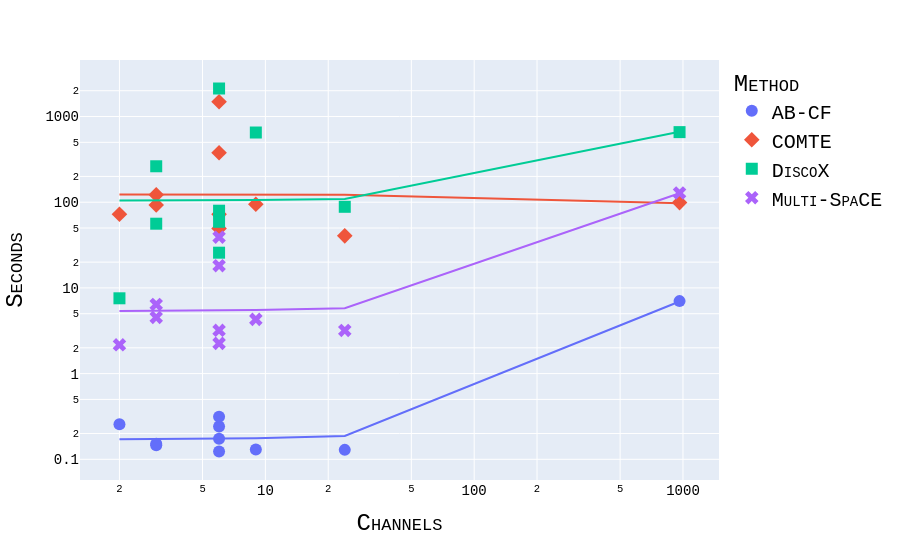

The code cell stored with this chart in its notebook:
### Code cell
config = {
  'toImageButtonOptions': {
    'format': 'png', # one of png, svg, jpeg, webp
    'filename': 'multivariate_times_channels',
    'height': 400,
    'width': 1200,
    'scale':9 # Multiply title/legend/axis/canvas sizes by this factor
  }
}

fig = px.scatter(
    times_df.groupby(["dataset", "Method"]).mean().reset_index(), 
    x="Channels", y="Seconds", color="Method", 
    symbol="Method", trendline="ols", 
    trendline_options=dict(log_y=True), log_x=True, log_y=True
)
fig.update_traces(marker={'size': 12})
fig.update_layout(
    yaxis = dict(tickfont = dict(size=14)),
    xaxis = dict(tickfont = dict(size=14)),
    font=dict(
            family="Courier New, monospace",
            size=20,
            color="black",
            variant="small-caps",
        )
)
fig.show(config=config)
fig.write_html("img_multivariate_times_channels.html")

### Figure 1 — Plotly figure (JSON) as saved in the notebook; plotly's stock layout.template omitted (floating-point values rounded to 4 significant figures)
{"data": [{"hovertemplate": "Method=AB-CF<br>Channels=%{x}<br>Seconds=%{y}<extra></extra>", "legendgroup": "AB-CF", "marker": {"color": "#636efa", "size": 12, "symbol": "circle"}, "mode": "markers", "name": "AB-CF", "orientation": "v", "showlegend": true, "type": "scatter", "x": [9, 6, 6, 3, 24, 963, 2, 6, 6, 3], "xaxis": "x", "y": [0.1298, 0.1742, 0.2417, 0.1516, 0.1289, 7.014, 0.2563, 0.1234, 0.3132, 0.1462], "yaxis": "y"}, {"hovertemplate": "<b>OLS trendline</b><br>log10(Seconds) = 0.00167247 * Channels + -0.768376<br>R<sup>2</sup>=0.923859<br><br>Method=AB-CF<br>Channels=%{x}<br>Seconds=%{y} <b>(trend)</b><extra></extra>", "legendgroup": "AB-CF", "marker": {"color": "#636efa", "size": 12, "symbol": "circle"}, "mode": "lines", "name": "AB-CF", "showlegend": false, "type": "scatter", "x": [2, 3, 3, 6, 6, 6, 6, 9, 24, 963], "xaxis": "x", "y": [0.1718, 0.1724, 0.1724, 0.1744, 0.1744, 0.1744, 0.1744, 0.1765, 0.187, 6.954], "yaxis": "y"}, {"hovertemplate": "Method=COMTE<br>Channels=%{x}<br>Seconds=%{y}<extra></extra>", "legendgroup": "COMTE", "marker": {"color": "#EF553B", "size": 12, "symbol": "diamond"}, "mode": "markers", "name": "COMTE", "orientation": "v", "showlegend": true, "type": "scatter", "x": [9, 6, 6, 3, 24, 963, 2, 6, 6, 3], "xaxis": "x", "y": [94.9, 49.48, 1490.0, 122.2, 40.55, 98.96, 72.29, 72.27, 377.5, 92.65], "yaxis": "y"}, {"hovertemplate": "<b>OLS trendline</b><br>log10(Seconds) = -0.000107223 * Channels + 2.0907<br>R<sup>2</sup>=0.004871<br><br>Method=COMTE<br>Channels=%{x}<br>Seconds=%{y} <b>(trend)</b><extra></extra>", "legendgroup": "COMTE", "marker": {"color": "#EF553B", "size": 12, "symbol": "diamond"}, "mode": "lines", "name": "COMTE", "showlegend": false, "type": "scatter", "x": [2, 3, 3, 6, 6, 6, 6, 9, 24, 963], "xaxis": "x", "y": [123.2, 123.1, 123.1, 123.0, 123.0, 123.0, 123.0, 123.0, 122.5, 97.15], "yaxis": "y"}, {"hovertemplate": "Method=DiscoX<br>Channels=%{x}<br>Seconds=%{y}<extra></extra>", "legendgroup": "DiscoX", "marker": {"color": "#00cc96", "size": 12, "symbol": "square"}, "mode": "markers", "name": "DiscoX", "orientation": "v", "showlegend": true, "type": "scatter", "x": [9, 6, 6, 3, 24, 963, 2, 6, 6, 3], "xaxis": "x", "y": [651.0, 59.11, 2124.0, 56.16, 88.45, 657.9, 7.568, 25.77, 79.64, 262.8], "yaxis": "y"}, {"hovertemplate": "<b>OLS trendline</b><br>log10(Seconds) = 0.000836424 * Channels + 2.01777<br>R<sup>2</sup>=0.117627<br><br>Method=DiscoX<br>Channels=%{x}<br>Seconds=%{y} <b>(trend)</b><extra></extra>", "legendgroup": "DiscoX", "marker": {"color": "#00cc96", "size": 12, "symbol": "square"}, "mode": "lines", "name": "DiscoX", "showlegend": false, "type": "scatter", "x": [2, 3, 3, 6, 6, 6, 6, 9, 24, 963], "xaxis": "x", "y": [104.6, 104.8, 104.8, 105.4, 105.4, 105.4, 105.4, 106.0, 109.1, 665.7], "yaxis": "y"}, {"hovertemplate": "Method=Multi-SpaCE<br>Channels=%{x}<br>Seconds=%{y}<extra></extra>", "legendgroup": "Multi-SpaCE", "marker": {"color": "#ab63fa", "size": 12, "symbol": "x"}, "mode": "markers", "name": "Multi-SpaCE", "orientation": "v", "showlegend": true, "type": "scatter", "x": [9, 6, 6, 3, 24, 963, 2, 6, 6, 3], "xaxis": "x", "y": [4.294, 3.202, 39.08, 4.523, 3.189, 128.4, 2.171, 2.253, 18.18, 6.417], "yaxis": "y"}, {"hovertemplate": "<b>OLS trendline</b><br>log10(Seconds) = 0.00142931 * Channels + 0.728491<br>R<sup>2</sup>=0.536533<br><br>Method=Multi-SpaCE<br>Channels=%{x}<br>Seconds=%{y} <b>(trend)</b><extra></extra>", "legendgroup": "Multi-SpaCE", "marker": {"color": "#ab63fa", "size": 12, "symbol": "x"}, "mode": "lines", "name": "Multi-SpaCE", "showlegend": false, "type": "scatter", "x": [2, 3, 3, 6, 6, 6, 6, 9, 24, 963], "xaxis": "x", "y": [5.387, 5.405, 5.405, 5.458, 5.458, 5.458, 5.458, 5.513, 5.792, 127.3], "yaxis": "y"}], "layout": {"autosize": true, "font": {"color": "black", "family": "Courier New, monospace", "size": 20, "variant": "small-caps"}, "legend": {"title": {"text": "Method"}, "tracegroupgap": 0}, "margin": {"t": 60}, "xaxis": {"anchor": "y", "autorange": true, "domain": [0, 1], "range": [0.1216, 3.163], "tickfont": {"size": 14}, "title": {"text": "Channels"}, "type": "log"}, "yaxis": {"anchor": "x", "autorange": true, "domain": [0, 1], "range": [-1.337, 3.755], "tickfont": {"size": 14}, "title": {"text": "Seconds"}, "type": "log"}}}
